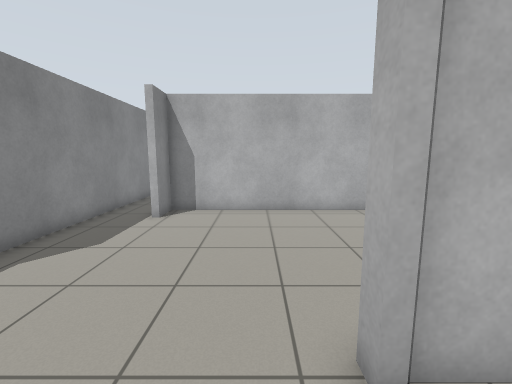
view 1 (above)

19 first-person views from a walk through a Gazebo world. The camera is 1.2 m above the floor, tilts 8° down and sees 90° across. The floor is counted in squares, 0.5 m on a side. Each view is taken from the middle of a square. On the plan, view 1 faces up. The plan holds only what a view shows up to about 17 squares ahead; the rest is blank.

view 2
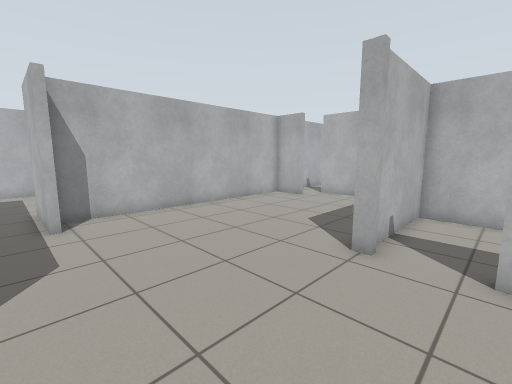

view 3
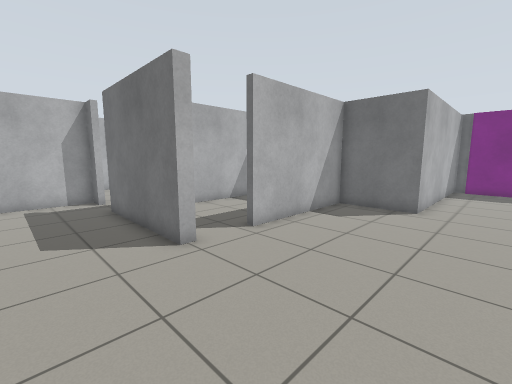

view 4
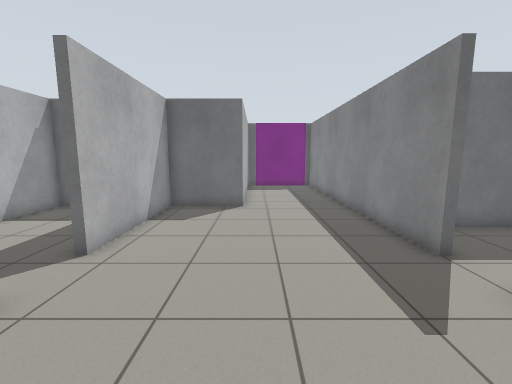

view 5
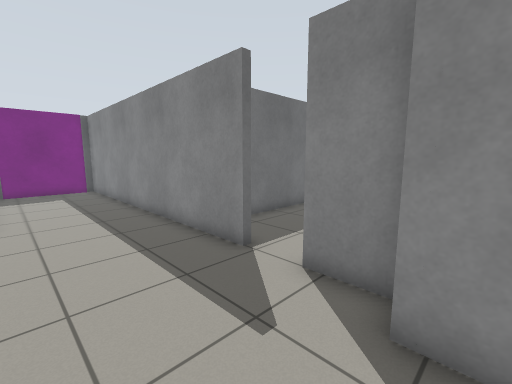

view 6
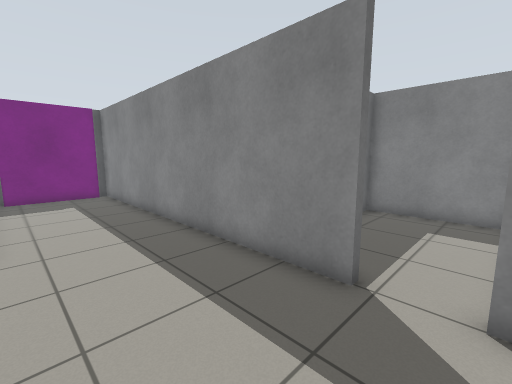

view 7
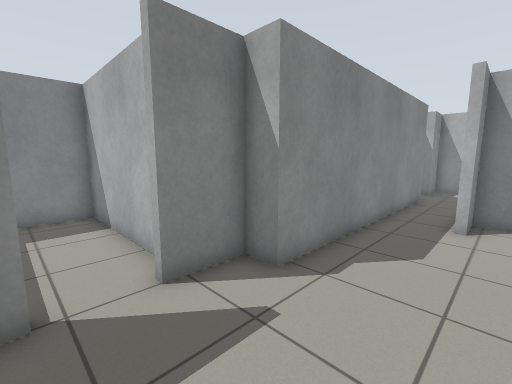

view 8
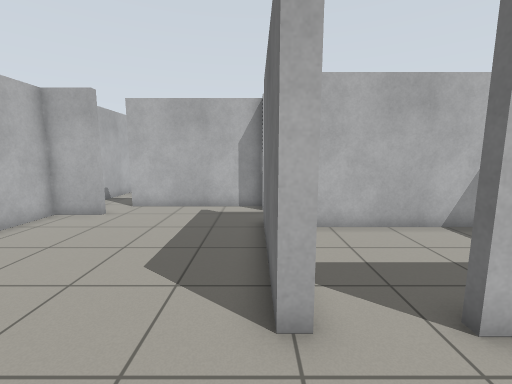

view 9
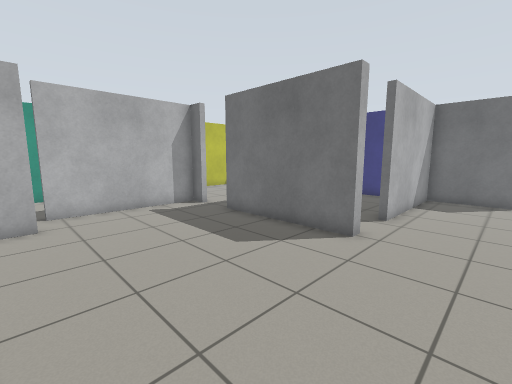

view 10
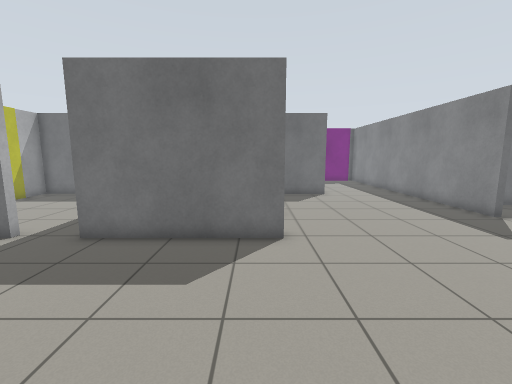

view 11
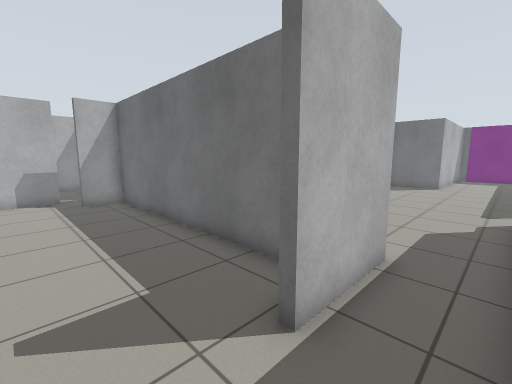

view 12
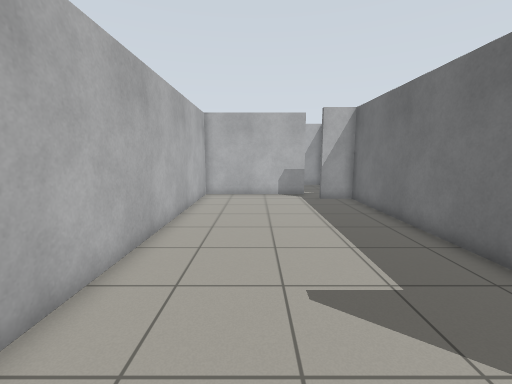

view 13
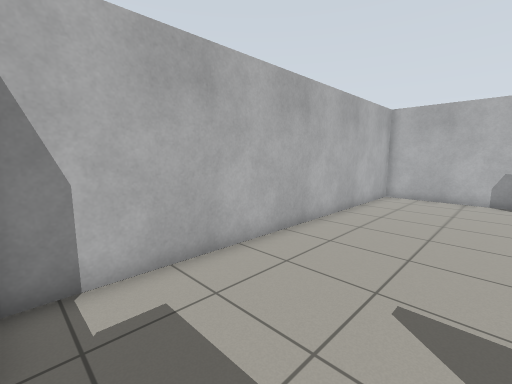

view 14
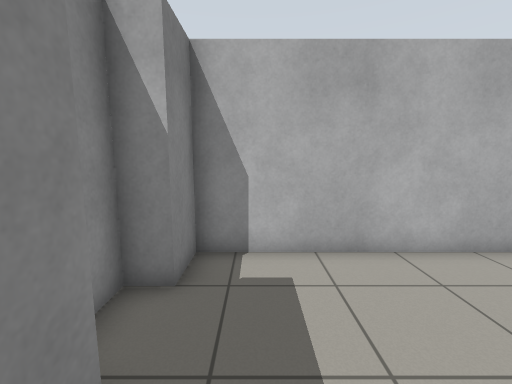

view 15
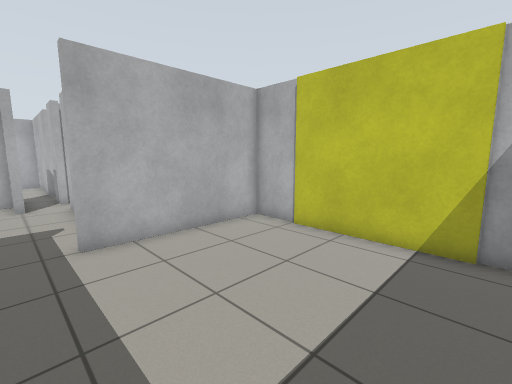

view 16
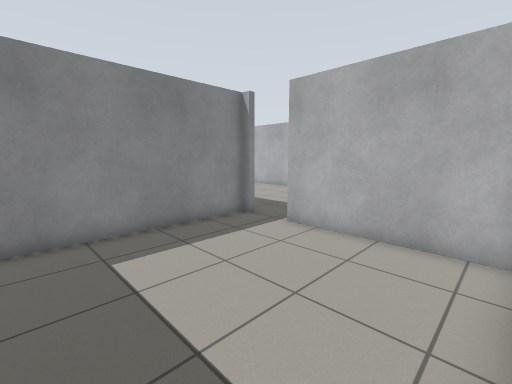

view 17
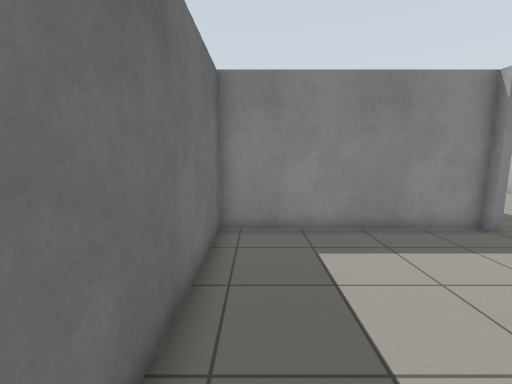

view 18
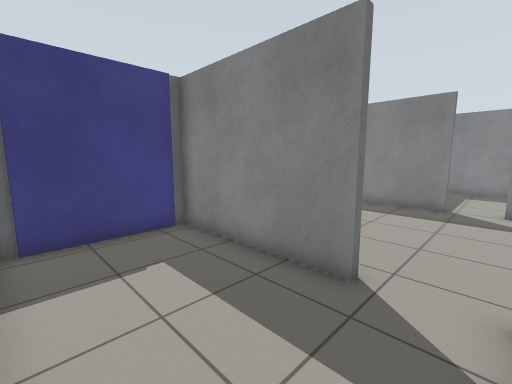

view 19
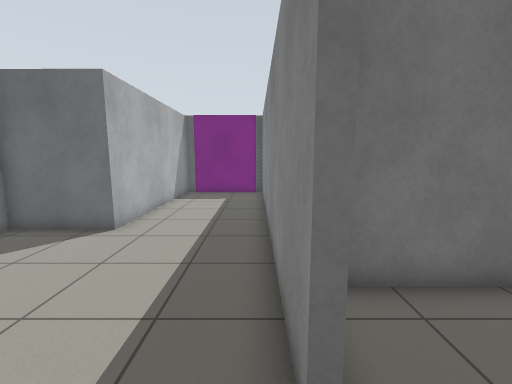

### Floor plan
Points are (right, up) in squares from view 1. A wall is a line through its corners. A room is listed if a view was taken in it or the views show most of it. See-through windows are left out.
Room 1 (views 1, 2, 3, 4, 5, 6, 7, 8, 9, 10, 19)
walls: (1.1, 2.1) (1.1, 2.7) (7.3, 2.7); (-7.4, 0.1) (-7.4, -15.1) (-7, -15.1); (-6.4, 9.5) (-6.4, 4.1) (-7.4, 4.1) (-7.4, 2) (-7.9, 2); (10.1, 2.7) (10.1, 8.9); (8.3, 9.2) (8.3, 11.3) (-3.8, 11.3) (-3.8, 9.8); (-3.1, -15.1) (-2.4, -15.1) (-2.4, -6.2) (1.1, -6.2) (1.1, 0.1) (1.4, 0.1); (-7.1, -14.9) (-3, -14.9)
ways out: opening at (-5.5, 10) to room 2; opening at (8.5, 3) to room 3; opening at (1, 1) to room 4; opening at (-8, 1) to room 5
Room 2 (views 11, 12, 13, 14)
walls: (-2.4, 11.6) (8.3, 11.6) (8.3, 13.4); (-6.4, 16.1) (-6.4, 9.5); (-4.1, 9.8) (-4.1, 13.4); (10.1, 13.9) (10.1, 20.2) (-6.4, 20.2) (-6.4, 18.5) (-7.4, 18.5) (-7.4, 17.5)
ways out: opening at (-5.5, 10) to room 1
Room 3 (views 15, 16, 17)
walls: (9.1, 2.7) (10.1, 2.7); (6.8, 2.4) (6.8, -6.2) (15.3, -6.2) (15.3, 2.4) (9.1, 2.4)
ways out: opening at (8.5, 3) to room 1
Room 4 (view 18)
walls: (1.4, 0.1) (1.4, -6.2) (6.5, -6.2) (6.5, 2.4) (1.5, 2.4)
ways out: opening at (1, 1) to room 1
Room 5 (no view inside)
walls: (-8.9, 2.4) (-14.5, 2.4) (-14.5, -2.4) (-8.6, -2.4)
ways out: opening at (-8, 1) to room 1

Where each view was taken, in squares from view 1:
view 1: 0 up, 0 right, facing up
view 2: 0 up, 5 left, facing up-right
view 3: 6 up, 5 left, facing down-right
view 4: 6 up, 3 left, facing down
view 5: 5 up, 3 left, facing down-left
view 6: 2 up, 3 left, facing down-left
view 7: 0 up, 3 left, facing up-left
view 8: 3 up, 2 left, facing right
view 9: 10 up, 2 left, facing down-right
view 10: 10 up, 2 right, facing down
view 11: 16 up, 6 left, facing down-right
view 12: 17 up, 6 left, facing right
view 13: 15 up, 6 left, facing up-right
view 14: 14 up, 5 left, facing up
view 15: 5 down, 8 right, facing up-right
view 16: 5 down, 15 right, facing up-left
view 17: 5 down, 15 right, facing left
view 18: 2 up, 6 right, facing down-left
view 19: 2 up, 7 left, facing down
